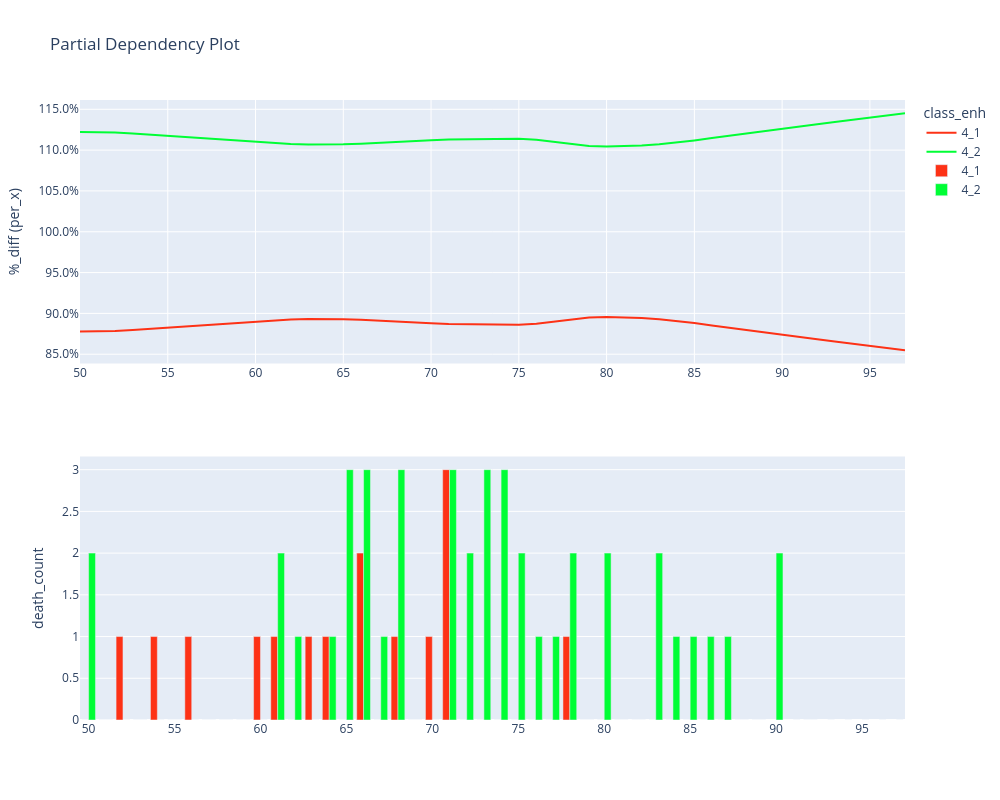

The notebook cell saved with this chart:
### Code cell
charters.pdp(
    model=model,
    df=md_encoded[
        (
            md_encoded["class_enh"].isin(["4_1", "4_2"])
            & (md_encoded["insurance_plan"] == "UL")
        )
    ],
    x_axis="attained_age",
    line_color="class_enh",
    secondary="death_count",
    mapping=mapping,
    center="per_x",
    display=True,
)
